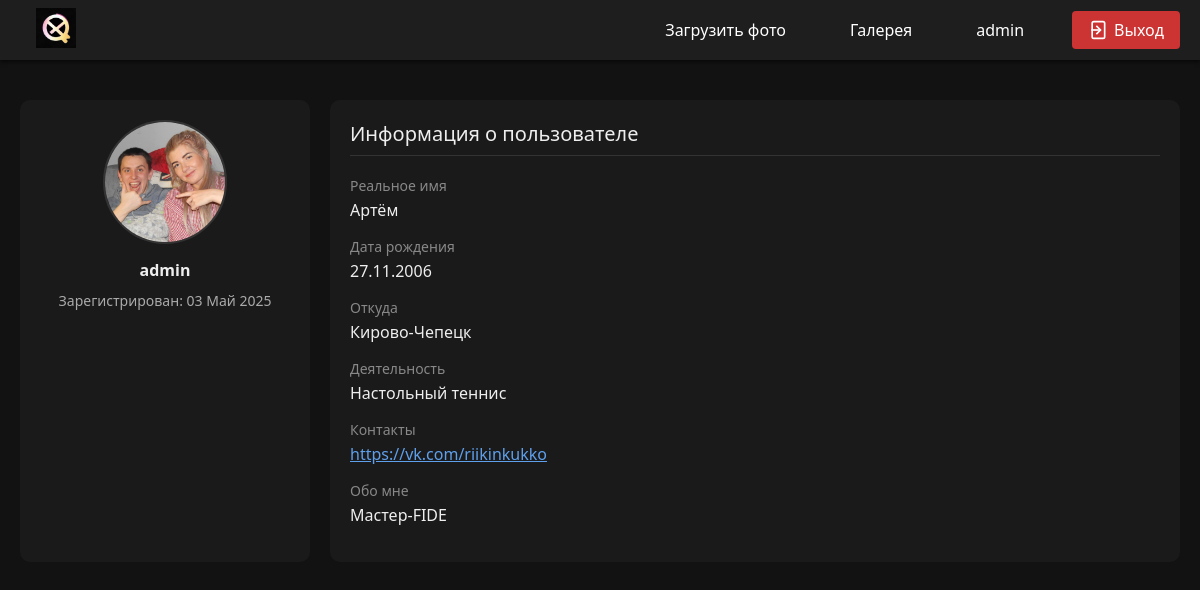
/users/1/ (signed in), run on the app's committed database.
### photos/models.py (models this page shows, shortened)
class Profile(models.Model):
    GENDER_CHOICES = [
        ('', 'Не указан'),
        ('M', 'Мужчина'),
        ('F', 'Женщина'),
    ]
    user = models.OneToOneField(User, on_delete=models.CASCADE, related_name='profile')
    avatar = models.ImageField(upload_to='avatars/', default='avatars/default_avatar.jpg')
    real_name = models.CharField(max_length=100, blank=True)
    birth_date = models.DateField(blank=True, null=True)
    gender = models.CharField(max_length=1, choices=GENDER_CHOICES, blank=True)
    location = models.CharField(max_length=100, blank=True)
    activity = models.CharField(max_length=100, blank=True)
    website = models.URLField(blank=True)
    about = models.TextField(blank=True)

### photos/views.py (the view)
# urls.py: path('users/<int:user_id>/', views.public_profile_view, name='public_profile'),
def public_profile_view(request, user_id):
    user = get_object_or_404(User, id=user_id)
    profile = get_object_or_404(Profile, user=user)
    return render(request, 'accounts/public_profile.html', {
        'user_profile': user,
        'profile': profile,
    })

### photos/templates/accounts/public_profile.html (shortened to what this page needs)
{% load static %}
<!DOCTYPE html>
<html lang="ru">
<head>
  <link rel="stylesheet" href="{% static 'css/navbar.css' %}">
</head>
<body>
  <nav class="navbar">
  <a class="logo" href="/"><img src="{% static 'img/LOGOPIXX.jpg' %}" width="40px" height="40px"></a>
  <div class="nav-links">
    {% if request.user.is_authenticated %}
        <a href="/upload/">Загрузить фото</a>
    {% endif %}
    <a href="/gallery/">Галерея</a>
    {% if request.user.is_authenticated %}
      <a href="/profile/">{{ request.user }}</a>
      <a href="/logout/" class="logout-button">
        Выход
      </a>
    {% else %}
      <a href="/login/">Войти</a>
    {% endif %}
  </div>
</nav>
  <div class="container">
    <div class="sidebar">
      <img src="{{ user_profile.profile.avatar.url|default:'/default_avatar.png' }}" alt="Аватар">
      <div class="username">{{ user_profile.username }}</div>
      <div class="stat">Зарегистрирован: {{ user_profile.date_joined|date:"d M Y" }}</div>
    </div>
    <div class="content">
      <div class="section-title">Информация о пользователе</div>
      <div class="info-group">
        <label>Реальное имя</label>
        <p>{{ profile.real_name }}</p>
      </div>
      <div class="info-group">
        <label>Дата рождения</label>
        <p>{{ profile.birth_date|date:"d.m.Y" }}</p>
      </div>
      <div class="info-group">
        <label>Откуда</label>
        <p>{{ profile.location }}</p>
      </div>
      <div class="info-group">
        <label>Деятельность</label>
        <p>{{ profile.activity }}</p>
      </div>
      <div class="info-group">
        <label>Контакты</label>
        <p><a href="{{ profile.website }}" style="color: #5ea0ec;">{{ profile.website }}</a></p>
      </div>
      <div class="info-group">
        <label>Обо мне</label>
        <p>{{ profile.about }}</p>
      </div>
    </div>
  </div>
</body>
</html>

### photos/static/css/navbar.css (style rules this page uses)
.navbar { height: 60px; background-color: #1e1e1e; display: flex; align-items: center; justify-content: space-between; padding: 0 20px; box-shadow: 0 2px 4px rgba(0,0,0,0.6); position: sticky; top: 0; z-index: 999; }
.navbar .logo { font-size: 18px; font-weight: bold; color: #fff; text-decoration: none; }
.navbar .nav-links { display: flex; gap: 16px; }
.navbar a { color: #fff; text-decoration: none; font-weight: 500; padding: 8px 16px; border-radius: 4px; transition: background 0.3s; }
.logout-button { background-color: #cc3333; color: white !important; font-weight: bold; display: flex; align-items: center; gap: 6px; padding: 8px 12px; border-radius: 4px; text-decoration: none; }
.logout-button .door-icon { width: 20px; height: 20px; }

### photos/templates/accounts/public_profile.html (style rules this page uses)
body { margin: 0; font-family: 'Segoe UI', sans-serif; background-color: #121212; color: #eee; }
.navbar { background-color: #1e1e1e; display: flex; justify-content: space-between; align-items: center; padding: 0 20px; height: 60px; box-shadow: 0 2px 4px rgba(0, 0, 0, 0.8); }
.logo { color: #fff; font-weight: bold; font-size: 18px; text-decoration: none; }
.nav-links a { color: #ccc; margin-left: 16px; text-decoration: none; padding: 8px 12px; border-radius: 4px; transition: background 0.2s; }
.container { display: flex; padding: 40px 20px; }
.sidebar { width: 250px; padding: 20px; background-color: #1a1a1a; border-radius: 10px; margin-right: 20px; text-align: center; }
.sidebar img { width: 120px; height: 120px; border-radius: 50%; object-fit: cover; margin-bottom: 10px; border: 2px solid #333; }
.sidebar .username { font-weight: bold; margin-bottom: 10px; }
.sidebar .stat { font-size: 14px; margin: 4px 0; color: #aaa; }
.content { flex-grow: 1; background-color: #1a1a1a; padding: 20px; border-radius: 10px; }
.section-title { font-size: 20px; margin-bottom: 20px; border-bottom: 1px solid #333; padding-bottom: 8px; }
.info-group { margin-bottom: 16px; }
.info-group label { display: block; margin-bottom: 4px; color: #888; font-size: 14px; }
.info-group p { margin: 0; font-size: 16px; }

### data on the page
Profile: real_name "Артём", birth_date "27.11.2006", location "Кирово-Чепецк", activity "Настольный теннис", website "https://vk.com/riikinkukko", about "Мастер-FIDE"

### other printed values
{{ request.user }} "admin"
{{ user_profile.username }} "admin"
{{ user_profile.date_joined|date:"d M Y" }} "03 Май 2025"
